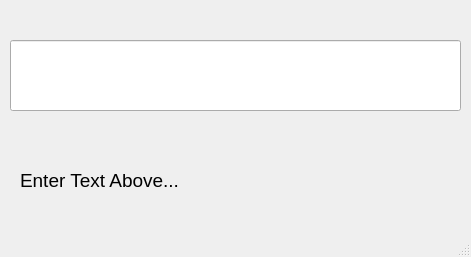
<?xml version="1.0" encoding="UTF-8"?>
<ui version="4.0">
 <class>MainWindow</class>
 <widget class="QMainWindow" name="MainWindow">
  <property name="geometry">
   <rect>
    <x>0</x>
    <y>0</y>
    <width>471</width>
    <height>257</height>
   </rect>
  </property>
  <property name="windowTitle">
   <string>MainWindow</string>
  </property>
  <widget class="QWidget" name="centralwidget">
   <widget class="QLineEdit" name="lineEdit">
    <property name="geometry">
     <rect>
      <x>10</x>
      <y>40</y>
      <width>451</width>
      <height>71</height>
     </rect>
    </property>
    <property name="font">
     <font>
      <pointsize>14</pointsize>
     </font>
    </property>
   </widget>
   <widget class="QLabel" name="label">
    <property name="geometry">
     <rect>
      <x>20</x>
      <y>150</y>
      <width>441</width>
      <height>61</height>
     </rect>
    </property>
    <property name="font">
     <font>
      <pointsize>14</pointsize>
     </font>
    </property>
    <property name="text">
     <string>Enter Text Above...</string>
    </property>
   </widget>
  </widget>
  <widget class="QMenuBar" name="menubar">
   <property name="geometry">
    <rect>
     <x>0</x>
     <y>0</y>
     <width>471</width>
     <height>26</height>
    </rect>
   </property>
  </widget>
  <widget class="QStatusBar" name="statusbar"/>
 </widget>
 <resources/>
 <connections/>
</ui>
